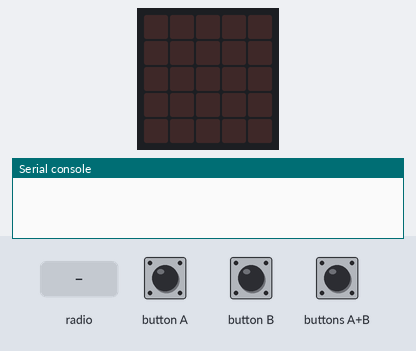
This program was run on a simulated BBC micro:bit (MakeCode). On the bench: the board's 5×5 LED display, the last lines printed to the serial console. The inputs (shaded band) are chosen by the test bench. No radio messages arrive unless stated (any console line starting 'radio sent:' is added by the test bench).

Above: at 1.2 s.
1.3 s: button A pressed for 0.15 s
At 2.5 s:
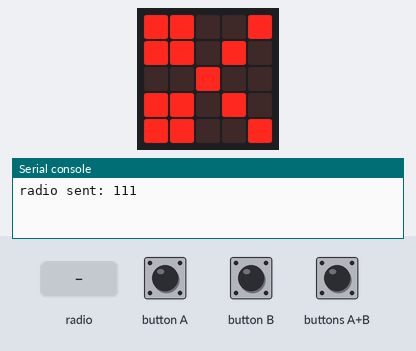
2.9 s: button B pressed for 0.15 s
At 3.7 s:
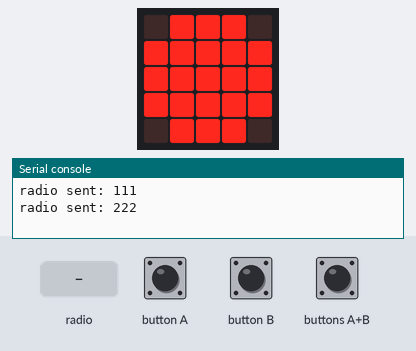
4.5 s: buttons A+B pressed for 0.15 s
At 4.9 s:
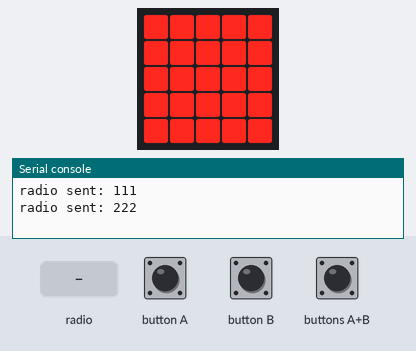
6.1 s: radio message "111" arrives
At 6.6 s:
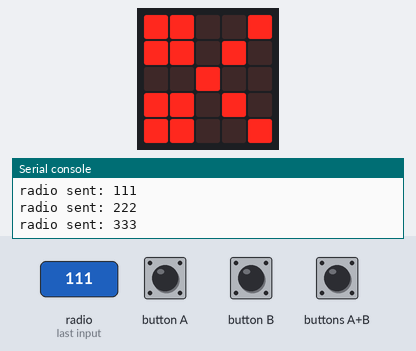
7.6 s: radio message "222" arrives
At 9.0 s:
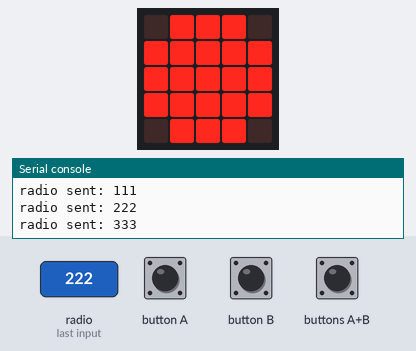
Timing chart, 0 to 10.1 s (numbered marks = the images above; inputs shaded):
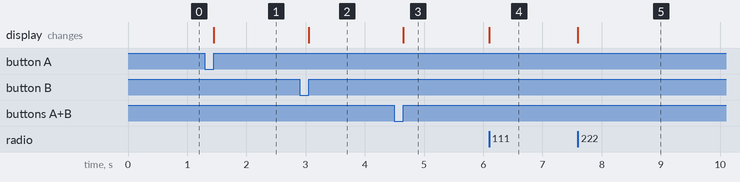

Measured:
- after the input at 1.3 s, the display: changes after 0.15 s (image 1)
- after the input at 2.9 s, the display: changes after 0.15 s (image 2)
- after the input at 4.5 s, the display: changes after 0.15 s (image 3)
- after the input at 6.1 s, the display: changes at once (image 4)
- after the input at 7.6 s, the display: changes at once (image 5)

The program:

main.ts
```typescript
radio.onReceivedNumber(function (receivedNumber) {
    basic.clearScreen()
    if (receivedNumber == 111) {
        basic.showLeds(`
            # # . . #
            # # . # .
            . . # . .
            # # . # .
            # # . . #
            `)
    }
    if (receivedNumber == 222) {
        basic.showLeds(`
            . # # # .
            # # # # #
            # # # # #
            # # # # #
            . # # # .
            `)
    }
    if (receivedNumber == 333) {
        basic.showLeds(`
            # # # # #
            # # # # #
            # # # # #
            # # # # #
            # # # # #
            `)
    }
})
input.onButtonPressed(Button.A, function () {
    basic.showLeds(`
        # # . . #
        # # . # .
        . . # . .
        # # . # .
        # # . . #
        `)
    radio.sendNumber(111)
})
input.onButtonPressed(Button.AB, function () {
    basic.showLeds(`
        # # # # #
        # # # # #
        # # # # #
        # # # # #
        # # # # #
        `)
    radio.sendNumber(333)
})
input.onButtonPressed(Button.B, function () {
    basic.showLeds(`
        . # # # .
        # # # # #
        # # # # #
        # # # # #
        . # # # .
        `)
    radio.sendNumber(222)
})
radio.setGroup(111)
basic.forever(function () {

})
```

test.ts
```typescript
// aquí va el archivo "tests"; esto no se compilará cuando este paquete se utilice como una extensión.
```
